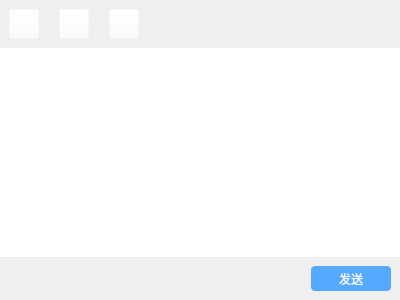
<?xml version="1.0" encoding="UTF-8"?>
<ui version="4.0">
 <class>ChatPlainText</class>
 <widget class="QWidget" name="ChatPlainText">
  <property name="geometry">
   <rect>
    <x>0</x>
    <y>0</y>
    <width>400</width>
    <height>300</height>
   </rect>
  </property>
  <property name="windowTitle">
   <string>Form</string>
  </property>
  <layout class="QVBoxLayout" name="verticalLayout">
   <property name="spacing">
    <number>0</number>
   </property>
   <property name="leftMargin">
    <number>0</number>
   </property>
   <property name="topMargin">
    <number>0</number>
   </property>
   <property name="rightMargin">
    <number>0</number>
   </property>
   <property name="bottomMargin">
    <number>0</number>
   </property>
   <item>
    <widget class="QWidget" name="widget" native="true">
     <property name="styleSheet">
      <string notr="true"/>
     </property>
     <layout class="QHBoxLayout" name="horizontalLayout">
      <property name="spacing">
       <number>20</number>
      </property>
      <property name="rightMargin">
       <number>0</number>
      </property>
      <item>
       <widget class="QPushButton" name="pushButton">
        <property name="minimumSize">
         <size>
          <width>30</width>
          <height>30</height>
         </size>
        </property>
        <property name="maximumSize">
         <size>
          <width>30</width>
          <height>30</height>
         </size>
        </property>
        <property name="styleSheet">
         <string notr="true">background-color: rgba(255, 255, 255, 0);</string>
        </property>
        <property name="text">
         <string/>
        </property>
        <property name="icon">
         <iconset resource="111.qrc">
          <normaloff>:/icon/16.png</normaloff>:/icon/16.png</iconset>
        </property>
        <property name="iconSize">
         <size>
          <width>25</width>
          <height>25</height>
         </size>
        </property>
       </widget>
      </item>
      <item>
       <widget class="QPushButton" name="pushButton_2">
        <property name="minimumSize">
         <size>
          <width>30</width>
          <height>30</height>
         </size>
        </property>
        <property name="maximumSize">
         <size>
          <width>30</width>
          <height>30</height>
         </size>
        </property>
        <property name="styleSheet">
         <string notr="true">background-color: rgba(255, 255, 255, 0);</string>
        </property>
        <property name="text">
         <string/>
        </property>
        <property name="icon">
         <iconset resource="111.qrc">
          <normaloff>:/icon/17.png</normaloff>:/icon/17.png</iconset>
        </property>
        <property name="iconSize">
         <size>
          <width>25</width>
          <height>25</height>
         </size>
        </property>
       </widget>
      </item>
      <item>
       <widget class="QPushButton" name="pushButton_3">
        <property name="minimumSize">
         <size>
          <width>30</width>
          <height>30</height>
         </size>
        </property>
        <property name="maximumSize">
         <size>
          <width>30</width>
          <height>30</height>
         </size>
        </property>
        <property name="styleSheet">
         <string notr="true">background-color: rgba(255, 255, 255, 0);</string>
        </property>
        <property name="text">
         <string/>
        </property>
        <property name="icon">
         <iconset resource="111.qrc">
          <normaloff>:/icon/18.png</normaloff>:/icon/18.png</iconset>
        </property>
        <property name="iconSize">
         <size>
          <width>25</width>
          <height>25</height>
         </size>
        </property>
       </widget>
      </item>
      <item>
       <spacer name="horizontalSpacer">
        <property name="orientation">
         <enum>Qt::Horizontal</enum>
        </property>
        <property name="sizeHint" stdset="0">
         <size>
          <width>223</width>
          <height>20</height>
         </size>
        </property>
       </spacer>
      </item>
     </layout>
    </widget>
   </item>
   <item>
    <widget class="QTextEdit" name="textEdit">
     <property name="styleSheet">
      <string notr="true">border: none;
font: 12pt &quot;Microsoft YaHei UI&quot;;</string>
     </property>
    </widget>
   </item>
   <item>
    <widget class="QWidget" name="widget_2" native="true">
     <layout class="QHBoxLayout" name="horizontalLayout_2">
      <item>
       <spacer name="horizontalSpacer_2">
        <property name="orientation">
         <enum>Qt::Horizontal</enum>
        </property>
        <property name="sizeHint" stdset="0">
         <size>
          <width>289</width>
          <height>20</height>
         </size>
        </property>
       </spacer>
      </item>
      <item>
       <widget class="QPushButton" name="pushButton_4">
        <property name="minimumSize">
         <size>
          <width>80</width>
          <height>25</height>
         </size>
        </property>
        <property name="maximumSize">
         <size>
          <width>80</width>
          <height>26</height>
         </size>
        </property>
        <property name="styleSheet">
         <string notr="true">border-radius:4px;
color: rgb(255, 255, 255);
background-color: rgb(85, 170, 255);</string>
        </property>
        <property name="text">
         <string>发送</string>
        </property>
       </widget>
      </item>
     </layout>
    </widget>
   </item>
  </layout>
 </widget>
 <resources>
  <include location="111.qrc"/>
 </resources>
 <connections/>
</ui>
